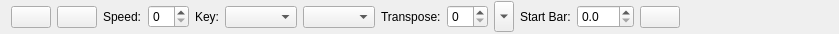
<?xml version="1.0" encoding="UTF-8"?>
<ui version="4.0">
 <class>GuiTopBar</class>
 <widget class="QWidget" name="GuiTopBar">
  <property name="geometry">
   <rect>
    <x>0</x>
    <y>0</y>
    <width>839</width>
    <height>34</height>
   </rect>
  </property>
  <property name="sizePolicy">
   <sizepolicy hsizetype="Minimum" vsizetype="Fixed">
    <horstretch>0</horstretch>
    <verstretch>0</verstretch>
   </sizepolicy>
  </property>
  <property name="minimumSize">
   <size>
    <width>0</width>
    <height>34</height>
   </size>
  </property>
  <property name="maximumSize">
   <size>
    <width>524287</width>
    <height>524287</height>
   </size>
  </property>
  <property name="windowTitle">
   <string>Form</string>
  </property>
  <layout class="QHBoxLayout">
   <property name="sizeConstraint">
    <enum>QLayout::SetMaximumSize</enum>
   </property>
   <property name="topMargin">
    <number>0</number>
   </property>
   <property name="bottomMargin">
    <number>0</number>
   </property>
   <item>
    <layout class="QHBoxLayout">
     <property name="spacing">
      <number>6</number>
     </property>
     <property name="sizeConstraint">
      <enum>QLayout::SetFixedSize</enum>
     </property>
     <item>
      <widget class="QPushButton" name="playFromStartButton">
       <property name="toolTip">
        <string>Start playing music from the start</string>
       </property>
       <property name="text">
        <string/>
       </property>
       <property name="icon">
        <iconset>
         <normaloff>:/images/play-from-start.png</normaloff>:/images/play-from-start.png</iconset>
       </property>
       <property name="iconSize">
        <size>
         <width>24</width>
         <height>24</height>
        </size>
       </property>
       <property name="checkable">
        <bool>false</bool>
       </property>
      </widget>
     </item>
     <item>
      <widget class="QPushButton" name="playButton">
       <property name="toolTip">
        <string>Start and stop playing music</string>
       </property>
       <property name="text">
        <string/>
       </property>
       <property name="icon">
        <iconset>
         <normaloff>:/images/play.png</normaloff>:/images/play.png</iconset>
       </property>
       <property name="iconSize">
        <size>
         <width>24</width>
         <height>24</height>
        </size>
       </property>
       <property name="checkable">
        <bool>false</bool>
       </property>
      </widget>
     </item>
     <item>
      <widget class="QLabel" name="label_2">
       <property name="text">
        <string>Speed:</string>
       </property>
      </widget>
     </item>
     <item>
      <widget class="QSpinBox" name="speedSpin"/>
     </item>
     <item>
      <widget class="QLabel" name="label_5">
       <property name="text">
        <string>Key:</string>
       </property>
      </widget>
     </item>
     <item>
      <widget class="QComboBox" name="keyCombo"/>
     </item>
     <item>
      <widget class="QComboBox" name="majorCombo"/>
     </item>
     <item>
      <widget class="QLabel" name="label">
       <property name="text">
        <string>Transpose:</string>
       </property>
      </widget>
     </item>
     <item>
      <widget class="QSpinBox" name="transposeSpin"/>
     </item>
     <item>
      <widget class="QToolButton" name="loopingBarsPopupButton">
       <property name="text">
        <string/>
       </property>
       <property name="iconSize">
        <size>
         <width>12</width>
         <height>24</height>
        </size>
       </property>
       <property name="checkable">
        <bool>true</bool>
       </property>
       <property name="arrowType">
        <enum>Qt::DownArrow</enum>
       </property>
      </widget>
     </item>
     <item>
      <widget class="QLabel" name="label_3">
       <property name="text">
        <string>Start Bar:</string>
       </property>
      </widget>
     </item>
     <item>
      <widget class="QDoubleSpinBox" name="startBarSpin">
       <property name="decimals">
        <number>1</number>
       </property>
       <property name="maximum">
        <double>999.899999999999977</double>
       </property>
      </widget>
     </item>
     <item>
      <widget class="QPushButton" name="saveBarButton">
       <property name="toolTip">
        <string>Save this Bar Number</string>
       </property>
       <property name="text">
        <string/>
       </property>
       <property name="icon">
        <iconset>
         <normaloff>:/images/flag.png</normaloff>:/images/flag.png</iconset>
       </property>
       <property name="iconSize">
        <size>
         <width>24</width>
         <height>24</height>
        </size>
       </property>
      </widget>
     </item>
     <item>
      <spacer>
       <property name="orientation">
        <enum>Qt::Horizontal</enum>
       </property>
       <property name="sizeHint" stdset="0">
        <size>
         <width>0</width>
         <height>30</height>
        </size>
       </property>
      </spacer>
     </item>
    </layout>
   </item>
  </layout>
 </widget>
 <resources/>
 <connections/>
</ui>
